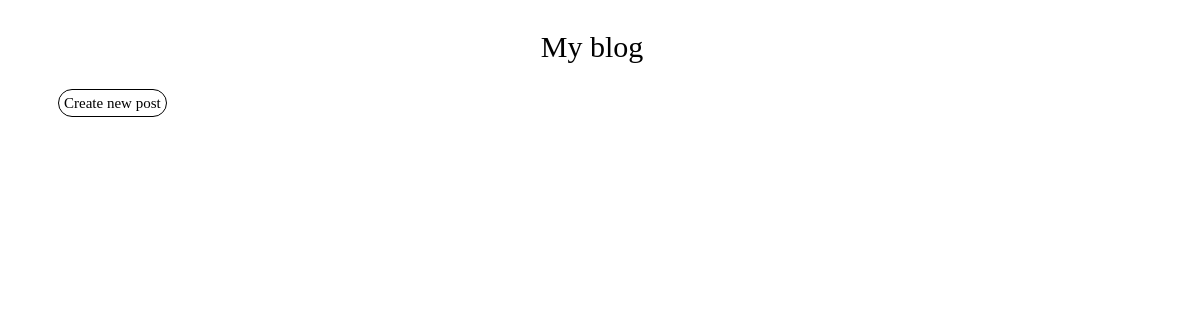
The app's page /, older data.
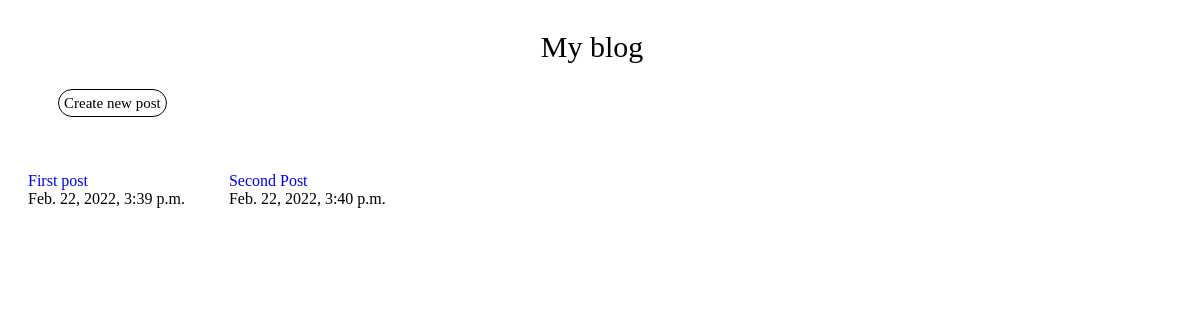
The same page, newer data.
### blog/models.py (models this page shows)
class Post(models.Model):
	title = models.CharField(max_length = 256)
	text = models.TextField()
	created_date = models.DateTimeField(auto_now_add = True)
	publish_date = models.DateTimeField(auto_now_add = True)
	def __str__(self):
		return f"{self.title}"

### blog/views.py (the view)
# urls.py: path('', post_list, name='post_list'),
def post_list(request):
	posts = Post.objects.all()
	return render(request, 'blog/post_list.html', {'items': posts})

### blog/templates/blog/post_list.html (shortened to what this page needs)
<!DOCTYPE html>
<html lang="en">
<head>
</head>
<body>
	<div style="margin-left: 45%">
		<p style="font-size: 30px;">My blog</p>
	</div>
	<div style="margin-left: 50px; margin-top: 30px; margin-bottom: 40px;">
		<a style="font-size: 15px; color: black; border: 1px solid; border-radius: 20px; padding: 5px;" href="{% url 'post_new' %}">Create new post</a>
	</div>
	{% for post in items %}
	<div style="margin: 20px; display: inline-block;">
		<div style="border: 1px;">
			<div>
				<a href="{% url 'post_detail' post_pk=post.pk %}">{{ post.title }}</a>
			</div>
			<div>{{ post.publish_date }}</div>
		</div>
	</div>
	{% endfor %}
</body>
</html>

### blog/templates/blog/post_list.html (style rules this page uses)
a { text-decoration: none; }

Row changes from the older to the newer data that the page shows:
added Post: title "First post", publish_date "Feb. 22, 2022, 3:39 p.m."
added Post: title "Second Post", publish_date "Feb. 22, 2022, 3:40 p.m."
